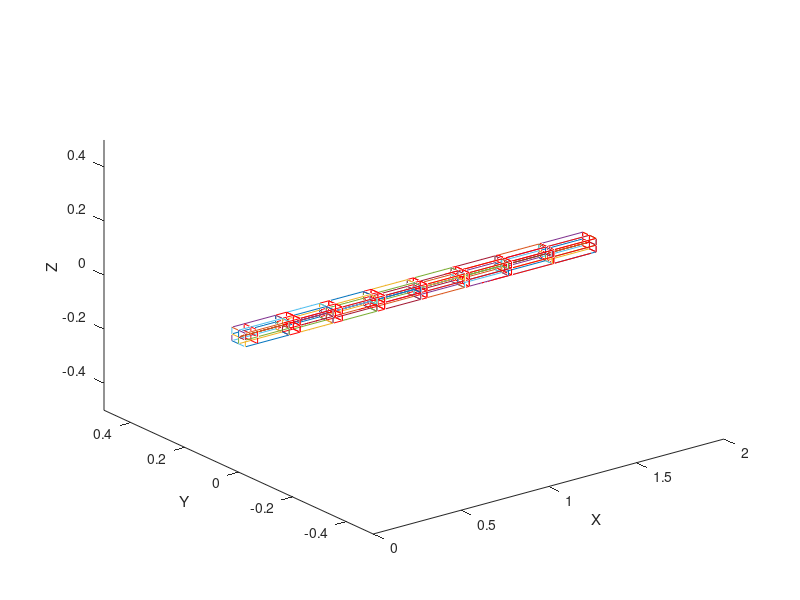

Write MATLAB code to recreate this figure.
% Preprocesing the fem element: Drawing the part and extracting the
% constraint modes.


% 
clear all
close all
clc

% Location of the nodes



 load('nodes.txt');
 Kfem = load('stiffness_K.dat');
 Mfem = load('Mass_M.dat');
 
 


% Detecting the nodes on the interfaces...


elem_length = max(nodes(:,2));    % Length of the element.


npcount = 1;    % Interface node counters.
nqcount = 1;

for i = 1:length(nodes(:,1))
    if nodes(i,2) == 0
        inter_p(npcount,1) = nodes(i,1);  % Vector with the p-interface nodes.
        npcount = npcount+1;
    
    elseif nodes(i,2) == elem_length
        inter_q(nqcount,1) = nodes(i,1);  % Vector with the q-interface nodes.
        nqcount = nqcount+1;
           
    end
end

%% Rearranging the stiffness matrix to comply with
%
%     Kfem cc |  Kfem ci      Uc        Fc
%     ------------------  x        =  
%     Kfem ic |  Kfem ii      Ui        0




%clear Knew Kfem2

Kfem2 = Kfem;

vcount = 1;    % Interface node counters.
kcount = 1;

Knew = zeros(3*length(nodes));

for i = 1:length(nodes(:,1))
    for j = 1:length(inter_p(:,1))
        if nodes(i,1) == inter_p(j,1)

            VecOrder(kcount,1) = nodes(i,1);
            
            kcount = kcount + 1;
            vcount = vcount + 1;
        end
    end
end

for i = 1:length(nodes(:,1))
    for j = 1:length(inter_q(:,1))
        if nodes(i,1) == inter_q(j,1)

            VecOrder(kcount,1) = nodes(i,1);
            
            kcount = kcount + 1;
            vcount = vcount + 1;
        end
    end
end





NodeNum = nodes(:,1);


for i=1:length(VecOrder(:,1))
    NodeNum(VecOrder(i,1),:) = 1;
end

rcount = 1;

for i = 1:length(NodeNum(:,1))
    if  NodeNum(i,1) ~= 1
        NodeNum2(rcount,1) = NodeNum(i,1);
        rcount = rcount + 1;
    end
    
end



VecOrderFinal = [VecOrder;NodeNum2];  % Final order of the nodes arranged in the stiffness matrix.

for i=1:length(VecOrderFinal(:,1))

    nodes2(i,1:3) = nodes(VecOrderFinal(i,1),2:4);  % Final location of the nodes according to the new arrangement. 

end




%vcount = 1;    % Interface node counters.
%kcount = 1;

Knew1 = zeros(3*length(nodes));
Knew2 = zeros(3*length(nodes));





for i = 1:length(VecOrderFinal(:,1))
    
    % Reordenando todas las filas
    Knew1(3*i-2:3*i,:) = Kfem(3*VecOrderFinal(i,1)-2:3*VecOrderFinal(i,1),:);
    
end


for i = 1:length(VecOrderFinal(:,1))
    
    % Reordenando todas las columnas.
    Knew2(:,3*i-2:3*i) = Knew1(:,3*VecOrderFinal(i,1)-2:3*VecOrderFinal(i,1),:);
    
end



K = Knew2;  % Rearranged stifness matrix.


% Constraint mode V1

% Resizing the stiffness matrix to comply with the constraints imposed.

% Eliminating the rows and columns from the rearranged stiffness matrix
% related to the constrained dof's.



K(3*length(inter_p)+1:3*(length(inter_p)+length(inter_q)),:) = []; % Rows related to the interface q.

K(:,3*length(inter_p)+1:3*(length(inter_p)+length(inter_q))) = []; % Columns related to the interface q;


% Now the fixed dof of the interface point p, i.e., y and z directions.

for i=length(inter_p):-1:1
    i;
    K(3*i-1:3*i,:) = []; % Row elimination
    K(:,3*i-1:3*i) = []; % Column elimination
    
       
    
end






ci = 3*size(VecOrder,1) - 3*length(inter_q) - 2*length(inter_p);
ii = ci+1;

Kii = K(ii:end,ii:end);
Kci = K(ci+1:end,1:ci);




rcount = 1;

uc = zeros(ci,1);


for i=1:ci
        uc(i,1) = 1;
end





ui = -Kii\(Kci*uc);


%%% Proximo paso es hacer el delta de la posicion de los nodos







% forming the full nodal pos vector

NodeFull = zeros(length(VecOrderFinal),4);

NodeFull(:,1) = VecOrderFinal;

NodeFull(:,2:4) = nodes2;


ScaleFactor = 0.07;

uc_s = uc*ScaleFactor;
ui_s = ui*ScaleFactor;


% Expanding the local displacements

uc_exp = zeros(2*3*length(inter_p),1);  % considering two sets of interface nodes.

for i = 1:length(inter_p)
    
    uc_exp(3*i-2,1) = uc_s(i,1);
        
end

u = [uc_exp;ui_s];

ucount = 1;      % Converting the list u into coordinate wise form.
for i=1:size(nodes,1)
    for j = 1:3
        u_conv(i,j) = u(ucount,1);
        
        ucount = ucount +1;
    end
    
end

NodeFull(:,2:4) = NodeFull(:,2:4) + u_conv;



    



% sorting the elements of matrix containing the new position of the node.
% It has to be in the same format of "nodes", so it can be printed.


for i = 1:length(VecOrderFinal)
    for j = 1:length(VecOrderFinal)
        if i == VecOrderFinal(j,1)
            NodeSort(i,:) = NodeFull(j,:);
            
        end
        
    end
    
end



%%

% % % clear all
% % % close all
% % % clc
% % % 
% % % 
elems =  load('ELIST.txt');   % Esto se necesita para saber los nodos que conforman un elemento.
load('nodes.txt');            % Posicion inicial de los nodos.
 elems(:,2:6) = [];

%load('V2_2.txt'); 

nodes_def = zeros(size(nodes,1),4);

nodes_def(:,1) = nodes(:,1);  %No se si este paso es necesario.


nodes_def(:,2:4) = NodeSort(:,2:4); 

%scaleFact = 0.1;
%nodes_def(:,2:4) = nodes(:,2:4) + V2_2(:,3:5)*scaleFact;   % Para ser usado con los modos extraidos de Ansys.  
%nodes = NodeSort; 
% %%
figure(1)
% 
for i = 1:size(elems,1)
    for j=1:3
        %plotting the faces
        node_ini = nodes(elems(i,j+1),2:4);
        node_fin = nodes(elems(i,j+2),2:4);
        
        plot3([node_ini(1,1) node_fin(1,1)],[node_ini(1,2) node_fin(1,2)],[node_ini(1,3) node_fin(1,3)])
        hold on
        
        node_ini = nodes(elems(i,j+5),2:4); elems(i,j+1);
        node_fin = nodes(elems(i,j+6),2:4); elems(i,j+2);
        
        plot3([node_ini(1,1) node_fin(1,1)],[node_ini(1,2) node_fin(1,2)],[node_ini(1,3) node_fin(1,3)])
        
        %plotting the longitudinal lines
        node_ini = nodes(elems(i,j+1),2:4);% elems(i,j+1)
        node_fin = nodes(elems(i,j+5),2:4);% elems(i,j+2)
        
        plot3([node_ini(1,1) node_fin(1,1)],[node_ini(1,2) node_fin(1,2)],[node_ini(1,3) node_fin(1,3)])
  
        axis([-0 2 -0.5 0.5 -0.5 0.5])
        
        xlabel('X')
        ylabel('Y')
        zlabel('Z')
        

    end
     
    for j=1:3
        %plotting the faces
        node_ini = nodes_def(elems(i,j+1),2:4);
        node_fin = nodes_def(elems(i,j+2),2:4);
        
        plot3([node_ini(1,1) node_fin(1,1)],[node_ini(1,2) node_fin(1,2)],[node_ini(1,3) node_fin(1,3)],'r')
        hold on
        
        node_ini = nodes_def(elems(i,j+5),2:4); %elems(i,j+1)
        node_fin = nodes_def(elems(i,j+6),2:4);% elems(i,j+2)
        
        plot3([node_ini(1,1) node_fin(1,1)],[node_ini(1,2) node_fin(1,2)],[node_ini(1,3) node_fin(1,3)],'r')
        
        %plotting the longitudinal lines
        node_ini = nodes_def(elems(i,j+1),2:4);% elems(i,j+1)
        node_fin = nodes_def(elems(i,j+5),2:4);% elems(i,j+2)
        
        plot3([node_ini(1,1) node_fin(1,1)],[node_ini(1,2) node_fin(1,2)],[node_ini(1,3) node_fin(1,3)],'r')
  
        axis([-0 2 -0.5 0.5 -0.5 0.5])
        

     end
    
        
        
end
%%


% % % %% Mapping back from the boundary nodes.
% % % 
% % % clear all
% % % clc
% % % 
% % % 
% % % y0 = [  0, 0, 0,  1,  0,  0,  0, 2,  0,  0,   1,   0,   0,   0];
% % % 
% % % 
% % % e0p = y0(4);
% % % e1p = y0(5);
% % % e2p = y0(6);
% % % e3p = y0(7);
% % % 
% % % e0q = y0(11);
% % % e1q = y0(12);
% % % e2q = y0(13);
% % % e3q = y0(14);
% % % 
% % % 
% % % % Boundary node p
% % % 
% % % ep = [e1p;e2p;e3p];
% % % 
% % % Deltap = [-ep,e0p*eye(3) + skew(ep)];     % Eq. 14
% % % 
% % % % Boundary node q
% % % 
% % % eq = [e1q;e2q;e3q];
% % % 
% % % Deltaq = [-eq,e0q*eye(3) + skew(eq)];
% % % 
% % % 
% % % TransM(1:3,1:3) = (eye(3));
% % % TransM(4:6,4:7) = 2*Deltap;%Re.'*Rp.'*Deltap;
% % % TransM(7:9,8:10) = (eye(3));
% % % TransM(10:12,11:14) = 2*Deltaq;%Re.'*Rq.'*Deltaq;
% % % 
% % % 
% % % 
% % %     % Set with just 3 DOF per node.
% % %     
% % %     load('V1_2.txt');
% % %     load('V2_2.txt');
% % %     load('V3_2.txt');
% % %     load('V4_2.txt');
% % %     load('V5_2.txt');
% % %     load('V6_2.txt');
% % %     load('V7_2.txt');
% % %     load('V8_2.txt');
% % %     load('V9_2.txt');
% % %     load('V10_2.txt');
% % %     load('V11_2.txt');
% % %     load('V12_2.txt');
% % %     
% % % 
% % %      for i=1:size(V1_2,1)       
% % %         V1arr((3*i-2):3*i,1)  = [V1_2(i,3);V1_2(i,4);V1_2(i,5)];
% % %         V2arr((3*i-2):3*i,1)  = [V2_2(i,3);V2_2(i,4);V2_2(i,5)];
% % %         V3arr((3*i-2):3*i,1)  = [V3_2(i,3);V3_2(i,4);V3_2(i,5)];
% % %         V4arr((3*i-2):3*i,1)  = [V4_2(i,3);V4_2(i,4);V4_2(i,5)];
% % %         V8arr((3*i-2):3*i,1)  = [V8_2(i,3);V8_2(i,4);V8_2(i,5)];
% % %         V9arr((3*i-2):3*i,1)  = [V9_2(i,3);V9_2(i,4);V9_2(i,5)];
% % %         
% % %         V5arr((3*i-2):3*i,1)  = [V5_2(i,3);V5_2(i,4);V5_2(i,5)];
% % %         V6arr((3*i-2):3*i,1)  = [V6_2(i,3);V6_2(i,4);V6_2(i,5)];
% % %         V7arr((3*i-2):3*i,1)  = [V7_2(i,3);V7_2(i,4);V7_2(i,5)];
% % %         V10arr((3*i-2):3*i,1) = [V10_2(i,3);V10_2(i,4);V10_2(i,5)];
% % %         V11arr((3*i-2):3*i,1) = [V11_2(i,3);V11_2(i,4);V11_2(i,5)];
% % %         V12arr((3*i-2):3*i,1) = [V12_2(i,3);V12_2(i,4);V12_2(i,5)];
% % %         
% % %      end
% % %      
% % % % Matrix of eigenvectors for the mass matrix
% % % 
% % % V = [V1arr,V2arr,V3arr,V4arr,V5arr,V6arr,V7arr,V8arr,V9arr,V10arr,V11arr,V12arr];  % from Eq. 2
% % % 
% % % 
% % % 
% % % u = V*(TransM*y0');
% % % 
% % % 
% % % 
% % % ucount = 1;      % Converting the list u into coordinate wise form.
% % % for i=1:size(V,1)/3
% % %     for j = 1:3
% % %         u_conv(i,j) = u(ucount,1);
% % %         
% % %         ucount = ucount +1;
% % %     end
% % %     
% % % end
% % % 
% % % 
% % % elems =  load('ELIST.txt');
% % % 
% % %  elems(:,2:6) = [];
% % % nodes00 = load('nodes.txt'); 
% % %  
% % % 
% % % nodes(:,1) = nodes00(:,1);
% % % 
% % % nodes(:,2:4) = u_conv(:,1:3);
% % % 
% % % scaleFact = 0.1;
% % % 
% % % nodes_def(:,2:4) = nodes00(:,2:4) + u_conv*scaleFact;  
% % %  
% % % figure(1)
% % % % 
% % % for i = 1:size(elems,1)
% % %     for j=1:3
% % %         %plotting the faces
% % %         node_ini = nodes_def(elems(i,j+1),2:4);
% % %         node_fin = nodes_def(elems(i,j+2),2:4);
% % %         
% % %         plot3([node_ini(1,1) node_fin(1,1)],[node_ini(1,2) node_fin(1,2)],[node_ini(1,3) node_fin(1,3)])
% % %         hold on
% % %         
% % %         node_ini = nodes_def(elems(i,j+5),2:4); elems(i,j+1)
% % %         node_fin = nodes_def(elems(i,j+6),2:4); elems(i,j+2)
% % %         
% % %         plot3([node_ini(1,1) node_fin(1,1)],[node_ini(1,2) node_fin(1,2)],[node_ini(1,3) node_fin(1,3)])
% % %         
% % %         %plotting the longitudinal lines
% % %         node_ini = nodes_def(elems(i,j+1),2:4);% elems(i,j+1)
% % %         node_fin = nodes_def(elems(i,j+5),2:4);% elems(i,j+2)
% % %         
% % %         plot3([node_ini(1,1) node_fin(1,1)],[node_ini(1,2) node_fin(1,2)],[node_ini(1,3) node_fin(1,3)])
% % %   
% % %         axis([-0 2 -0.5 0.5 -0.5 0.5])
% % %         
% % %         xlabel('X')
% % %         ylabel('Y')
% % %         zlabel('Z')
% % %         
% % % 
% % %     end
% % %      
% % % %     for j=1:3
% % % %         %plotting the faces
% % % %         node_ini = nodes_def(elems(i,j+1),2:4);
% % % %         node_fin = nodes_def(elems(i,j+2),2:4);
% % % %         
% % % %         plot3([node_ini(1,1) node_fin(1,1)],[node_ini(1,2) node_fin(1,2)],[node_ini(1,3) node_fin(1,3)],'r')
% % % %         hold on
% % % %         
% % % %         node_ini = nodes_def(elems(i,j+5),2:4); %elems(i,j+1)
% % % %         node_fin = nodes_def(elems(i,j+6),2:4);% elems(i,j+2)
% % % %         
% % % %         plot3([node_ini(1,1) node_fin(1,1)],[node_ini(1,2) node_fin(1,2)],[node_ini(1,3) node_fin(1,3)],'r')
% % % %         
% % % %         %plotting the longitudinal lines
% % % %         node_ini = nodes_def(elems(i,j+1),2:4);% elems(i,j+1)
% % % %         node_fin = nodes_def(elems(i,j+5),2:4);% elems(i,j+2)
% % % %         
% % % %         plot3([node_ini(1,1) node_fin(1,1)],[node_ini(1,2) node_fin(1,2)],[node_ini(1,3) node_fin(1,3)],'r')
% % % %   
% % % %         axis([-0 2 -0.5 0.5 -0.5 0.5])
% % % %         
% % % % 
% % % %      end
% % %     
% % %         
% % %         
% % % end
